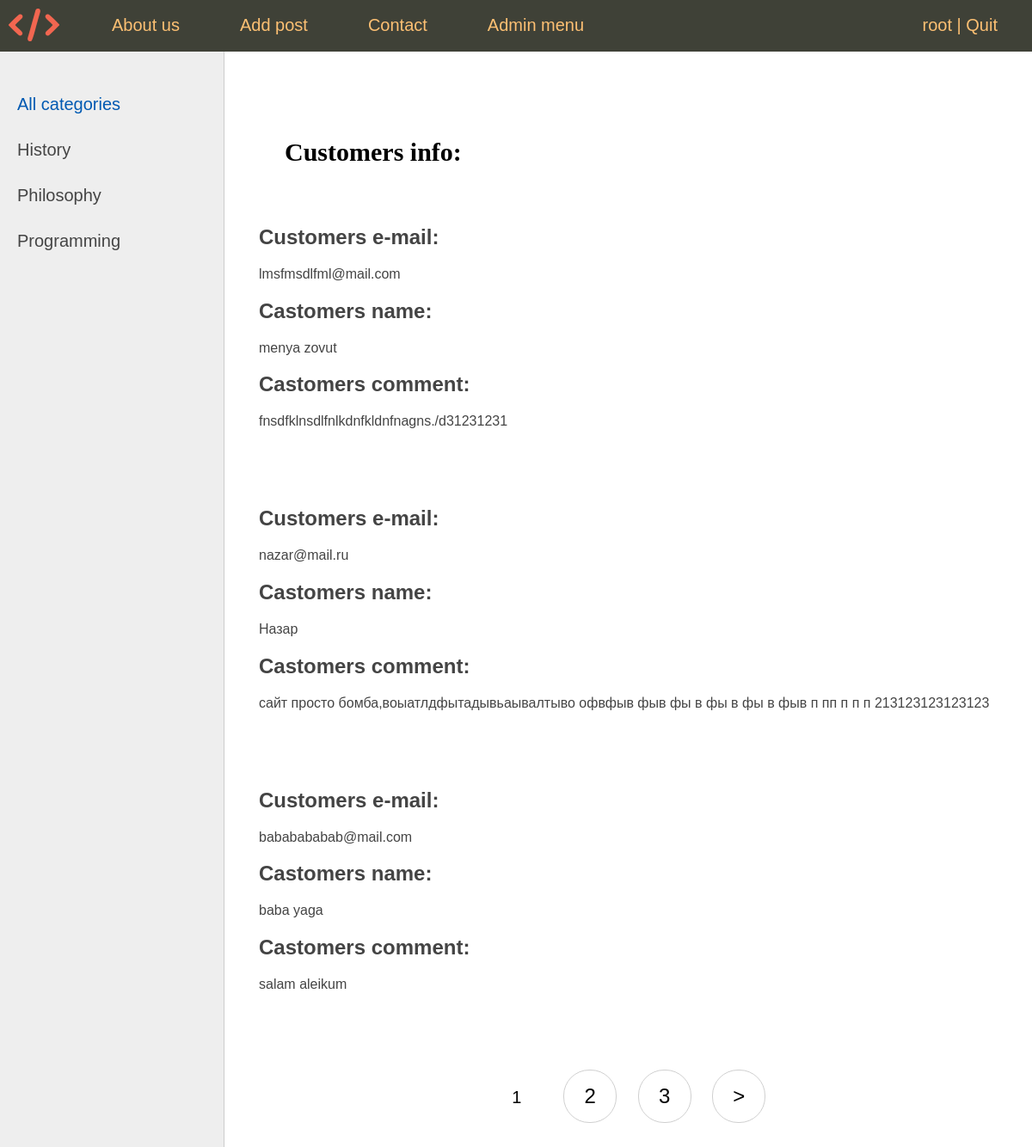
Page /contactadmin/ (signed in) on the committed database.
### women/models.py (models this page shows, shortened)
class Category(models.Model):
    name = models.CharField(max_length=100, db_index=True, verbose_name='category')
    slug = models.SlugField(max_length=255, unique=True, db_index=True, verbose_name="URL")
    def get_absolute_url(self):
        return reverse('category', kwargs={'cat_slug': self.slug})
    class Meta:
        verbose_name = "Category"
        verbose_name_plural = "Blog categories"
        ordering = ['id']

class ContactAdmin(models.Model):
    name = models.CharField(max_length=100)
    email = models.EmailField(max_length=200)
    content = models.TextField(max_length=1000)
    class Meta:
        verbose_name = "User feedback"
        verbose_name_plural = "User feedback"
        ordering = ['-id']

### women/views.py (the view)
# urls.py: path('contactadmin/', AdminHome.as_view(), name='contact_admin'),
class AdminHome(RedirectPermissionRequiredMixin, DataMixin, ListView):
    model = ContactAdmin
    template_name = 'women/contactadmin.html'
    context_object_name = 'txt'
    permission_required = 'women.contactadmin'
    def get_context_data(self, object_list=None, **kwargs):
        context = super().get_context_data(**kwargs)
        c_def = self.get_user_context(title='Admin page')
        context = dict(list(context.items()) + list(c_def.items()))
        return context

### women/utils.py (called while the page is built)
    def get_user_context(self, **kwargs):
        context = kwargs
        cats = cache.get('cats')
        if not cats:
            cats = Category.objects.annotate(Count('postmodel'))
            cache.set('cats', cats, 60)
        user_menu = menu.copy()
        if self.request.user.is_superuser == False:
            user_menu.pop(3)
        if self.request.user.is_authenticated == False:
            user_menu.pop(1)
        context['menu'] = user_menu
        context['cats'] = cats
        if 'cat_selected' not in context:
            context['cat_selected'] = 0
        return context

### women/templates/women/contactadmin.html (shortened to what this page needs)
{% extends 'women/base.html' %}
{% block content %}
<ul class="list-articles">
<h2>Customers info: </h2>
<br>
{% for t in txt %}
</div>
<h2>Customers e-mail:</h2>
<p>{{t.email}}</p>
<h2>Castomers name: </h2>
<p>{{t.name}}</p>
<h2>Castomers comment: </h2>
<p>{{t.content}}</p>
<br>
<br>
<br>
{% endfor %}
{% endblock %}

### women/templates/women/base.html (shortened to what this page needs)
{% load static %}
{% load women_tags %}
<!DOCTYPE html>
<html>
<head>
	<link type="text/css" href="{% static 'women/css/styles.css' %}" rel="stylesheet" />
</head>
<body>
<table class="table-page" border=0 cellpadding="0" cellspacing="0">
<tr><td valign=top>
{% block mainmenu %}
	<div class="header">
		<ul id="mainmenu" class="mainmenu">
			<li class="logo"><a href="{% url 'home' %}"><div class="logo"></div></a></li>
			{% for m in menu %}
				<li><a href="{% url m.url_name %}">{{m.title}}</a></li>
			{% endfor %}
			{% if request.user.is_authenticated %}
				<li class="last"> {{user.username}} | <a href="{% url 'logout' %}">Quit</a></li>
			{% else %}
				<li class="last"><a href="{% url 'register' %}">Registration</a> | <a href="{% url 'login' %}">Login</a></li>
			{% endif %}
		</ul>
	</div>
{% endblock mainmenu %}
<table class="table-content" border=0 cellpadding="0" cellspacing="0">
<tr>
<td valign="top" class="left-chapters">
	<ul id="leftchapters">
		{% if cat_selected == 0 %}
			<li class="selected">All categories</li>
		{% else %}
			<li><a href="{% url 'home' %}">All categories</a></li>
		{% endif %}
		{% for c in cats %}
			{% if c.postmodel__count > 0 %}
				{% if c.pk == cat_selected %}
					<li class="selected">{{c.name}}</li>
				{% else %}
					<li><a href="{{ c.get_absolute_url }}">{{c.name}}</a></li>
				{% endif %}
			{% endif %}
		{% endfor %}
	</ul>
</td>
<td valign="top" class="content">
<div class="content-text">
{% block content %}
{% endblock %}
{% if page_obj.has_other_pages %}
	<nav class="list-pages">
		<ul>
			{% if page_obj.number == 1 %}
				<li class="page-num page-num-selected">1</li>
			{% else %}
				<li class="page-num">
					<a href="?page={{ Page.start_index }}">1</a>
						</li>
			{% endif %}
			{% for p in paginator.page_range %}
				{% if page_obj.number == p and p != 1 %}
					<li class="page-num page-num-selected">{{ p }}</li>
				{% elif p >= page_obj.number|add:-2 and p <= page_obj.number|add:2 and p != 1%}
					<li class="page-num"><a href="?page={{ p }}">{{ p }}</a></li>
				{% endif %}
			{% endfor %}
			{% if page_obj.has_next %}
				<li class="page-num"><a href="?page={{ page_obj.next_page_number }}">&gt;</a></li>
			{% endif %}
		</ul>
	</nav>
{% endif %}
</body>
</html>

### women/static/women/css/styles.css (style rules this page uses)
html, body { font-family: 'Arial'; margin: 0; padding: 0; height: 100%; width: 100%; color: #444; }
a { color: #0059b2; text-decoration: none; }
ul.list-articles { list-style: none; margin: 0; padding: 0; }
.table-page { width: 100%; height: 100%; vertical-align: top; }
.table-page tr { height: 100%; }
.header { background: #3F4137; height: 60px; }
.logo { background: url('../images/logo_simple.png') no-repeat 10px 10px; width: 100px; height: 100px; }
ul.mainmenu { list-style: none; margin: 0; padding: 0; height: 60px; color: #fdc073; font-size: 20px; overflow: hidden; }
ul.mainmenu li { float: left; margin: 18px 40px 0 30px; }
ul.mainmenu li.logo { margin: 0; }
ul.mainmenu li.last { float: right; }
ul.mainmenu li a { color: #fdc073; text-decoration: none; }
.table-content { width: 100%; min-height: 100%; height: 100%; }
.left-chapters { margin: 0; background: #eee; border-right: 1px solid #ccc; min-height: 100%; }
.left-chapters ul { width: 230px; min-height: 100%; margin: 0; padding: 20px 10px 10px 20px; list-style: none; font-size: 20px; }
.left-chapters ul li { margin: 30px 0 0 0; color: #999; }
.left-chapters ul li.selected { color: #0059b2; }
.left-chapters ul li a { color: #444; text-decoration: none; }
.content { padding: 40px 20px 20px 40px; width: 100%; box-sizing: border-box; }
.content-text { margin: 60px 0 0 30px; color: #000; font-size: 20px; font-family: Yandex Sans Display Light; }
.list-pages { text-align: center; margin: 0 0 20px 0; }
.list-pages ul { margin: 20px 0 0 0; padding: 0; list-style: none; }
.list-pages ul li { display: inline-block; margin: 0 20px 0 0; }
.list-pages a { color: #000; font-size: 24px; text-decoration: none; }
.list-pages .page-num, .page-num-selected { display: inline-block; width: 60px; height: 44px; padding: 16px 0 0 0; border: 1px solid #d0d0d0; border-radius: 30px; }
.list-pages .page-num-selected { border: none; color: #000; font-size: 20px; }

### rows in the picture
Category: name "History"
Category: name "Philosophy"
Category: name "Programming"
ContactAdmin: email "lmsfmsdlfml@mail.com", name "menya zovut", content "fnsdfklnsdlfnlkdnfkldnfnagns./d31231231"
ContactAdmin: email "nazar@mail.ru", name "Назар", content "сайт просто бомба,воыатлдфытадывьаывалтыво офвфыв фыв фы в фы в фы в фыв п пп п п п 213123123123123"
ContactAdmin: email "bababababab@mail.com", name "baba yaga", content "salam aleikum"

### other values in the picture
{{ m.title }} "About us" "Add post" "Contact" "Admin menu"
{{ user.username }} "root"
{{ p }} "2" "3"
